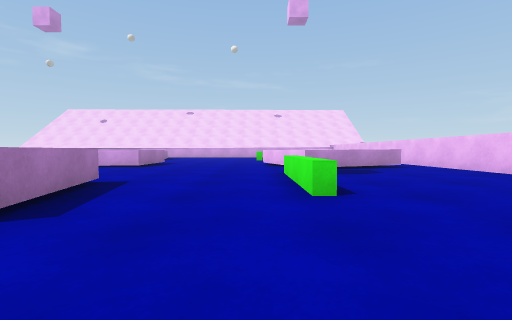
[1] (above)

17 first-person views from a walk through a 3-D level made in the Unity game engine. The camera is 0.46 m above the floor, tilts 2° down and sees 85° across. The floor is counted in squares, 1 m on a side. Each view is taken from the middle of a square. On the plan, view 1 faces up. The plan holds only what a view shows up to about 9 squares ahead; the rest is blank. The place goes on beyond the plan. The player character is not drawn. Surface patterns are stand-ins for the level's own textures.

[2]
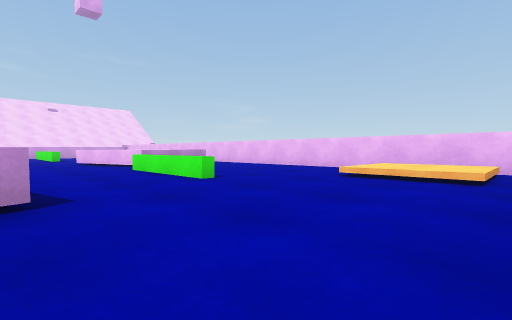

[3]
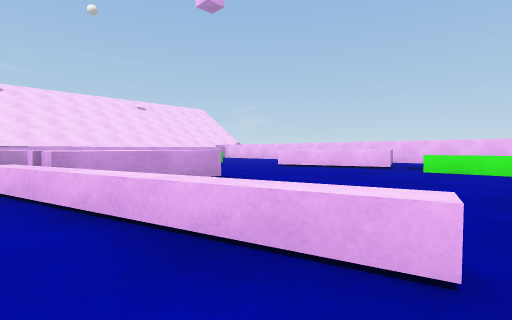

[4]
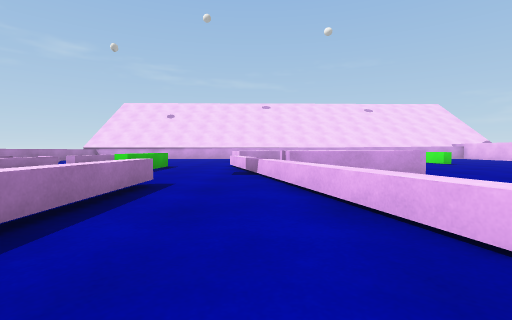

[5]
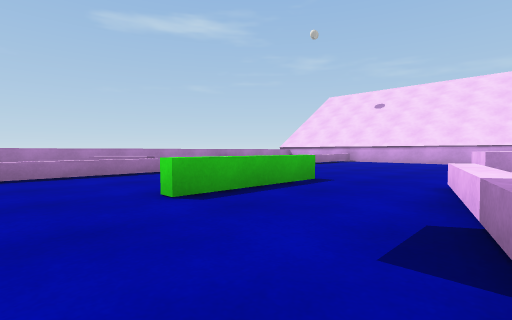

[6]
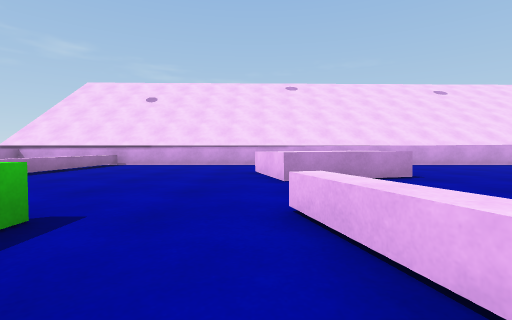

[7]
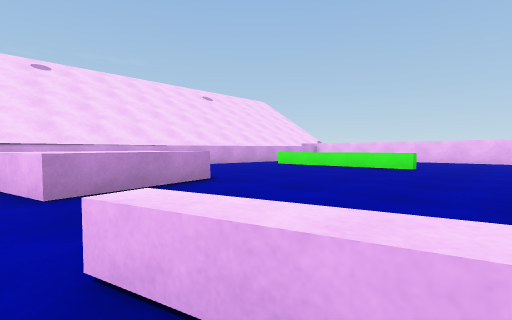

[8]
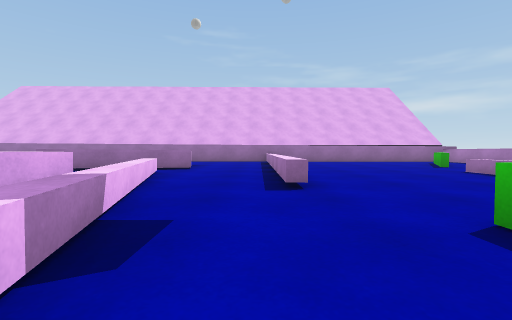

[9]
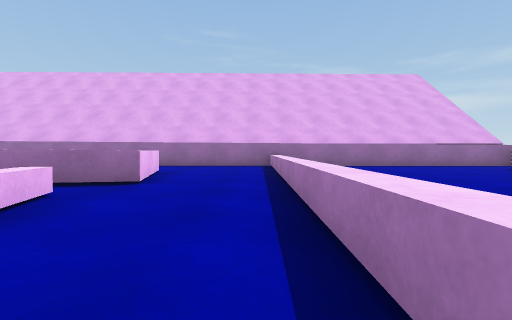

[10]
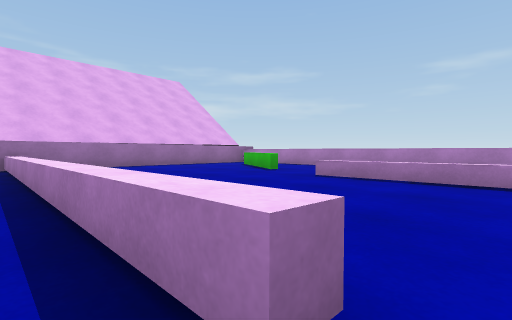

[11]
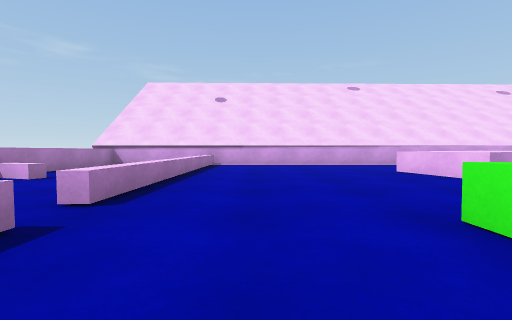

[12]
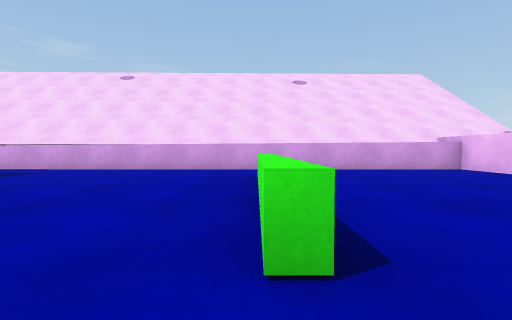

[13]
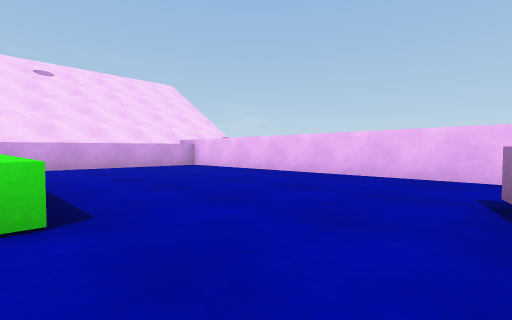

[14]
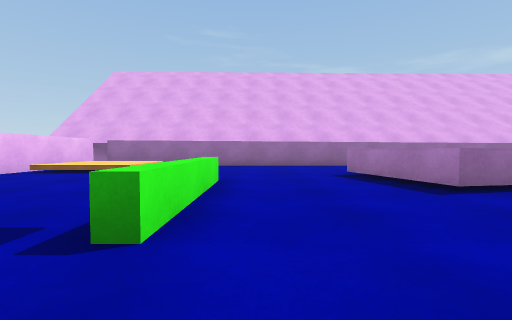

[15]
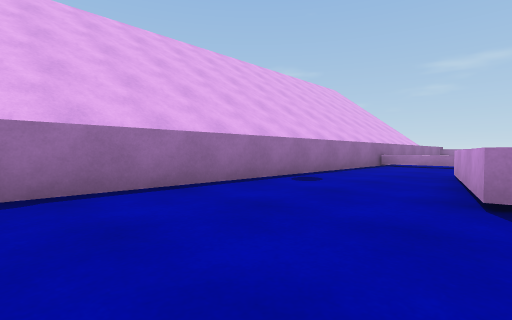

[16]
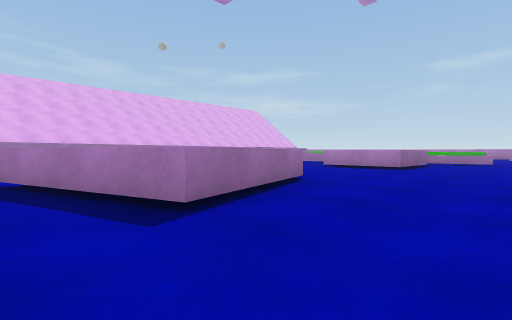

[17]
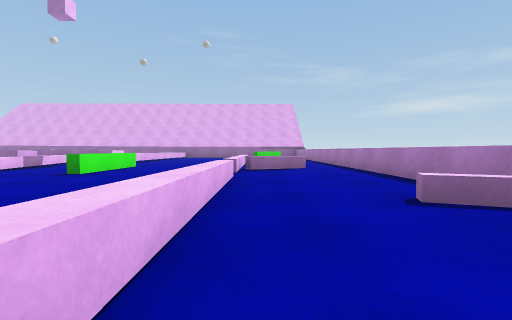

### Floor plan
Key: @ floor where view 1 was taken; # wall or solid block; x gap in a wall; . floor; = window, fence, low wall or low ledge; ^ raised ledge.
Columns run from 15 left of view 1 to 5 right of it. Each row starts with its distance up from view 1.
 18 ############^^^^#####
 17 ^   ^...............#
 16 ^  .^..........=....#
 15 ^...^...^^ ....=....#
 14 ^^..=...^^^....=....#
 13 ^...=....^.....=....#
 12 ^...=..........=....#
 11 ^........=..........#
 10 ^..==....^.......^^.#
  9 ^.=x=....^^^^...^ ^.#
  8 ^. .=....^^^^...^ ^##
  7 ^.  =.....=.....^^^##
  6 ^  .=...=.^ ........#
  5 ^  .=...=.^ ....=...#
  4 ^  .=...=.x.^=..=...#
  3 ^ ......=.^^ ^..=...#
  2 ^.==....=.^ ^^......#
  1 ^ =.....=.^^......^^#
  0   x............@..^^#
 -1 ^^^######...........#
 -2      #  #############

Where each view was taken, in squares from view 1:
view 1: 0 up, 0 right, facing up
view 2: 1 down, 2 left, facing up-right
view 3: 4 up, 6 left, facing up-right
view 4: 3 up, 6 left, facing up
view 5: 7 up, 6 left, facing up-left
view 6: 9 up, 7 left, facing up
view 7: 10 up, 7 left, facing up-right
view 8: 10 up, 7 left, facing down
view 9: 7 up, 7 left, facing down
view 10: 7 up, 7 left, facing down-left
view 11: 9 up, 10 left, facing up
view 12: 11 up, 0 right, facing up
view 13: 10 up, 0 right, facing up-right
view 14: 7 up, 0 right, facing down
view 15: 2 up, 1 right, facing down-left
view 16: 12 up, 4 right, facing down-left
view 17: 16 up, 12 left, facing down
